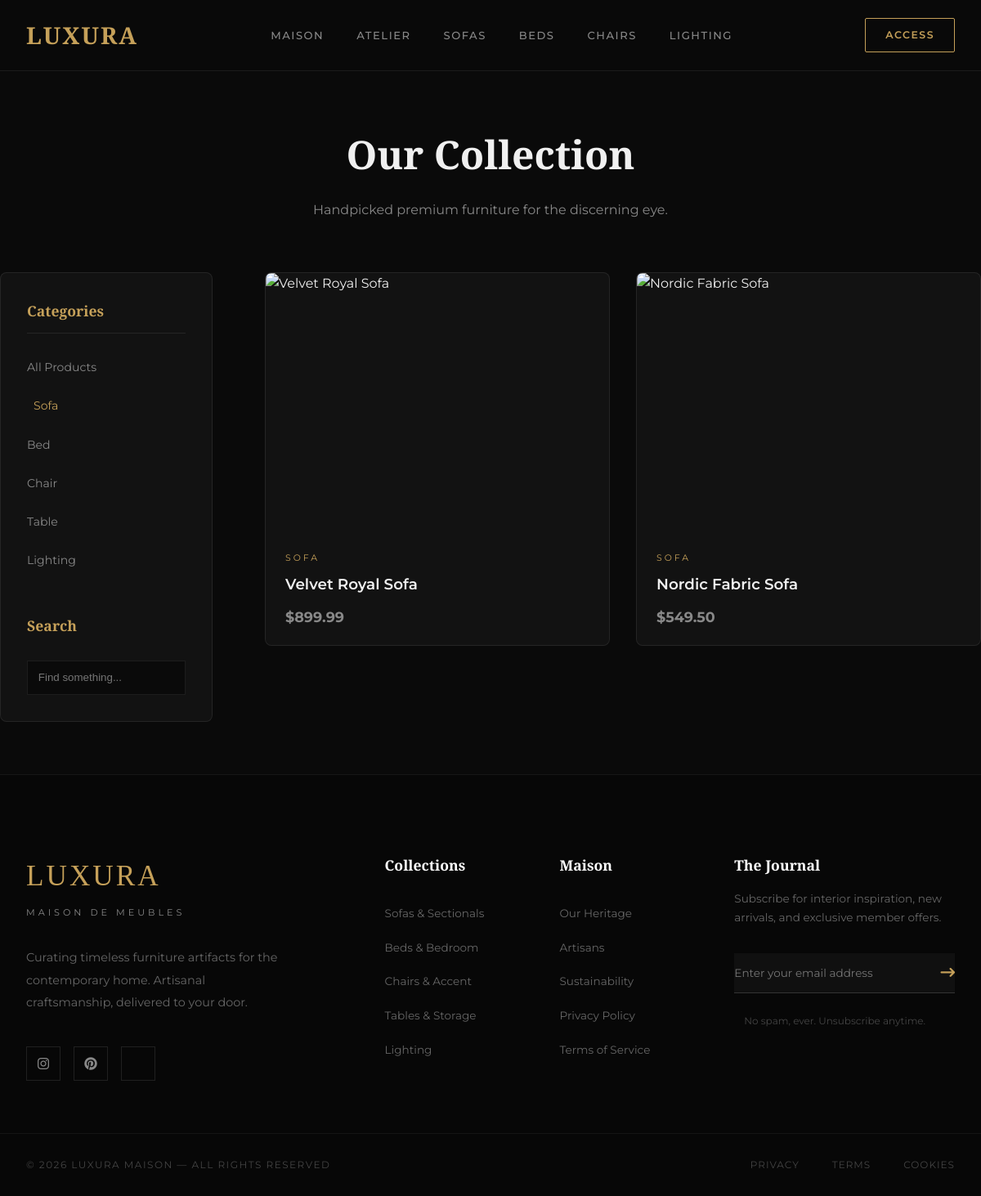
Page /shop.php?category=1 on the committed database.
### tables this page shows
CREATE TABLE IF NOT EXISTS categories (
    id INT AUTO_INCREMENT PRIMARY KEY,
    name VARCHAR(50) NOT NULL,
    slug VARCHAR(50) UNIQUE NOT NULL
);

CREATE TABLE IF NOT EXISTS products (
    id INT AUTO_INCREMENT PRIMARY KEY,
    category_id INT,
    name VARCHAR(100) NOT NULL,
    description TEXT,
    price DECIMAL(10, 2) NOT NULL,
    image VARCHAR(255),
    stock INT DEFAULT 0,
    is_active TINYINT(1) DEFAULT 1,
    created_at TIMESTAMP DEFAULT CURRENT_TIMESTAMP,
    FOREIGN KEY (category_id) REFERENCES categories(id) ON DELETE SET NULL
);

### shop.php (the view, shortened to what this page needs)
<?php
include 'includes/header.php';
$category_id = isset($_GET['category']) ? (int)$_GET['category'] : 0;
$search = isset($_GET['search']) ? $conn->real_escape_string($_GET['search']) : '';
$query = "SELECT p.*, c.name as cat_name FROM products p JOIN categories c ON p.category_id = c.id WHERE 1=1";
if($category_id > 0) {
    $query .= " AND p.category_id = $category_id";
}
$query .= " ORDER BY p.created_at DESC";
$result = $conn->query($query);
?>
<div class="container" style="padding: 4rem 0;">
    <div style="text-align: center; margin-bottom: 4rem;">
        <h2 style="font-family: 'Playfair Display', serif; font-size: 3rem; margin-bottom: 1rem;">Our Collection</h2>
        <p style="color: var(--text-muted);">Handpicked premium furniture for the discerning eye.</p>
    </div>
    <div class="shop-layout">
        <aside class="sidebar animate-up">
            <h3>Categories</h3>
            <ul class="filter-list">
                <li><a href="shop.php" class="<?php echo $category_id == 0 ? 'active' : ''; ?>">All Products</a></li>
                <?php
                $cats = $conn->query("SELECT * FROM categories");
                while($cat = $cats->fetch_assoc()):
                ?>
                    <li><a href="shop.php?category=<?php echo $cat['id']; ?>" class="<?php echo $category_id == $cat['id'] ? 'active' : ''; ?>"><?php echo $cat['name']; ?></a></li>
                <?php endwhile; ?>
            </ul>
            <div style="margin-top: 3rem;">
                <h3 style="border: none; margin-bottom: 1rem;">Search</h3>
                <form action="" method="GET">
                    <input type="text" name="search" class="form-control" style="width: 100%; padding: 0.8rem; background: var(--bg); border: 1px solid var(--border); color: #fff;" placeholder="Find something..." value="<?php echo $search; ?>">
                </form>
            </div>
        </aside>
        <main>
            <?php if($result->num_rows > 0): ?>
                <div class="product-grid">
                    <?php while($prod = $result->fetch_assoc()): ?>
                        <div class="product-card animate-up">
                            <div class="product-img">
                            </div>
                            <div class="product-info">
                                <span class="product-cat"><?php echo $prod['cat_name']; ?></span>
                                <h3 class="product-name"><?php echo $prod['name']; ?></h3>
                                <p class="product-price"><?php echo CURRENCY . number_format($prod['price'], 2); ?></p>
                            </div>
                        </div>
                    <?php endwhile; ?>
                </div>
            <?php endif; ?>
        </main>
    </div>
</div>
<?php include 'includes/footer.php'; ?>

### assets/css/style.css (style rules this page uses)
*, *::before, *::after { margin:0; padding:0; box-sizing:border-box; }
:root { --bg: #0a0a0a; --surface: #121212; --accent: #1c1c1c; --primary: #c5a059; --primary-hover: #e0b975; --text: #f0f0f0; --text-muted: #888; --border: rgba(255,255,255,0.08); --shadow: 0 20px 60px rgba(0,0,0,0.6); --transition: all 0.3s cubic-bezier(0.4,0,0.2,1); }
body { font-family:'Montserrat',sans-serif; background:var(--bg); color:var(--text); line-height:1.6; overflow-x:hidden; }
a { text-decoration:none; color:inherit; transition:var(--transition); }
ul { list-style:none; }
.container { max-width:1400px; margin:0 auto; padding:0 2rem; }
.shop-layout { display:grid; grid-template-columns:260px 1fr; gap:4rem; }
.sidebar { background:var(--surface); padding:2rem; border-radius:8px; border:1px solid var(--border); position:sticky; top:110px; height:fit-content; }
.sidebar h3 { font-family:'Playfair Display',serif; font-size:1.1rem; color:var(--primary); margin-bottom:1.5rem; padding-bottom:0.75rem; border-bottom:1px solid var(--border); }
.filter-list li { margin-bottom:0.75rem; }
.filter-list a { color:var(--text-muted); font-size:0.88rem; display:block; padding:0.4rem 0; transition:var(--transition); }
.filter-list a:hover, .filter-list a.active { color:var(--primary); padding-left:0.5rem; }
.product-grid { display:grid; grid-template-columns:repeat(auto-fill, minmax(280px,1fr)); gap:2rem; }
.product-card { background:var(--surface); border:1px solid var(--border); border-radius:8px; overflow:hidden; transition:var(--transition); }
.product-img { height:320px; position:relative; overflow:hidden; }
.product-info { padding:1.25rem 1.5rem; }
.product-cat { font-size:0.68rem; text-transform:uppercase; letter-spacing:3px; color:var(--primary); margin-bottom:0.5rem; display:block; }
.product-name { font-size:1.15rem; font-weight:600; margin-bottom:0.75rem; }
.product-price { font-size:1.1rem; font-weight:700; color:var(--text-muted); }
.animate-up { animation: fadeInUp 0.7s ease forwards; }

### rows in the picture
categories: name "Sofa"
categories: name "Bed"
categories: name "Chair"
categories: name "Table"
categories: name "Lighting"
products: category.name "SOFA", name "Velvet Royal Sofa", price "899.99"
products: category.name "SOFA", name "Nordic Fabric Sofa", price "549.50"
